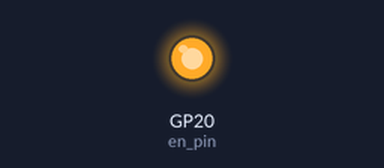
A program run on a simulated Raspberry Pi Pico running MicroPython. Shown: output pins drawn as LEDs (lit = HIGH). Random numbers come from a fixed seed; pins used as bus, display or sensor lines are not drawn. At 28.5 s the program stops and its outputs stay as they are.

Above: at 0.1 s.
At 28.5 s:
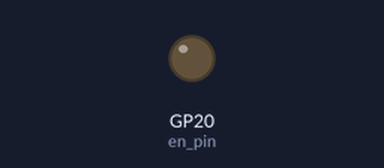
Timing chart, 0 to 30.0 s (numbered marks = the images above):
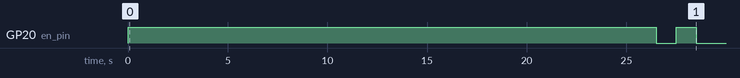

Measured:
- by itself, GP20 (en_pin): LOW → HIGH at 0.00 s, → LOW 26.5 s later, → HIGH 1.0 s later, → LOW 1.0 s later

The program:

vfdtestfb.py
```python
# -*- coding: utf-8 -*-
"""Futaba 000FV959IN / BOE CIG14-0604B, 8-MD-06INKM, 16-SD-13GINK VFD
   Micropython Driver for the Raspberry Pi Pico, with Framebuffer support.
"""

__author__ = "Salvatore La Bua"

import framebuf
from futaba_vfd_fb import FutabaVFD
from machine import Pin, SPI
from random import randrange
from utime import sleep, sleep_ms

rst_pin = Pin(4, Pin.OUT)
cs_pin = Pin(5, Pin.OUT)
en_pin = Pin(20, Pin.OUT)

spi = SPI(
    id=0,
    baudrate=100_000,
    polarity=1,
    phase=1,
    sck=Pin(18, Pin.OUT),
    mosi=Pin(19, Pin.OUT),
)

display = FutabaVFD(spi, rst_pin, cs_pin, en_pin, digits=8, dimming=10)

sleep(1)

display.set_dimming(255)

display.write_str(0, "0123456789ABCDEF")
sleep(1)

display.fadeout(delay_ms=5)
display.fadein(delay_ms=5, dimming=10)
sleep(1)

for i in range(display.digits):
    display.scramble(address=randrange(display.digits), n_times=randrange(10))
    sleep_ms(randrange(50, 500))
sleep(1)

i = 0
for _ in range(5 * display.digits):
    display.fill(0)
    display.text("0123456789ABCDEF", i, 0 if (i % 2 == 0) else -1)
    display.show_fb()
    sleep(0.075)
    i += 1
for _ in range(5 * display.digits):
    i -= 1
    display.fill(0)
    display.text("0123456789ABCDEF", i, 0)
    display.show_fb()
    sleep(0.03)
sleep(1)

display.clear()
display.write_str(
    display.digits, "Writing a long String to see scrolling.", scroll=True, delay_ms=100
)
sleep(1)

display.write_str(0, "ÄäÖöÜü°")
sleep(1)

display.write_str(0, "0123456789ABCDEF")
sleep(1)

buf = bytearray(5)
fbuf = framebuf.FrameBuffer(buf, 5, 7, framebuf.MONO_VLSB)
fbuf.rect(0, 0, 5, 7, 1)
display.write_fb(0, buf)
sleep(1)

bits = [0x0C, 0x1E, 0x3C, 0x1E, 0x0C]
display.write_bits(0, bits)
# buf[:] = bytearray(bits)
# display.write_fb(display.digits - 1, buf)
display.write_bits(display.digits - 1, bits)
sleep(1)

display.clear(0)
display.clear(display.digits - 1)
sleep(1)

display.clear()
sleep(1)

display.disable()
sleep(1)

display.enable()
sleep(1)

display.set_dimming(0)
display.disable()
display.off()
```

futaba_vfd_fb.py
```python
# -*- coding: utf-8 -*-
"""Futaba 000FV959IN / BOE CIG14-0604B, 8-MD-06INKM, 16-SD-13GINK VFD
   Micropython Driver for the Raspberry Pi Pico, with Framebuffer support.
"""

__author__ = "Salvatore La Bua"
__copyright__ = "Copyright 2024, Salvatore La Bua"
__license__ = "MIT"
__version__ = "0.2"
__maintainer__ = "Salvatore La Bua"
__email__ = "slabua@gmail.com"
__status__ = "Development"

import framebuf
from micropython import const
from utime import sleep, sleep_ms

DGRAM_DATA_CLEAR = const(0x20)
DCRAM_DATA_WRITE = const(0x20)
CGRAM_DATA_WRITE = const(0x40)
URAM_DATA_WRITE = const(0x80)
SET_DISPLAY_TIMING = const(0xE0)
SET_DIMMING_DATA = const(0xE4)
SET_DISPLAY_LIGHT_ON = const(0xE8)
SET_DISPLAY_LIGHT_OFF = const(0xEA)
SET_STAND_BY_MODE = const(0xEC)
EMPTY_DATA = const(0x00)


class FutabaVFD(framebuf.FrameBuffer):

    def __init__(self, spi, rst, cs, en, digits=8, dimming=255):
        self.spi = spi
        self.rst = rst
        self.cs = cs
        self.en = en
        self.digits = digits
        self.dimming = dimming

        self.en.value(1)
        self.rst.value(1)
        sleep(0.1)
        self.cs.value(1)

        self.rst.value(0)
        sleep_ms(10)
        self.rst.value(1)
        sleep_ms(3)

        self.buffer = bytearray(5 * self.digits)
        super().__init__(self.buffer, 5 * self.digits, 7, framebuf.MONO_VLSB)

        self.init()

    def init(self):
        for cmd in (
            (SET_DISPLAY_TIMING, self.digits - 1),
            (SET_DIMMING_DATA, self.dimming),
            (SET_DISPLAY_LIGHT_ON, EMPTY_DATA),
        ):
            self.__write_cmd(cmd)

        self.standby(False)
        self.clear()

        for i in range(10, 0, -1):
            for j in range(self.digits):
                self.__write_str(j, chr(i + 0x30))
                sleep(0.008)
        self.clear()

    def clear(self, *address: int):
        if address:
            self.__write_cmd((DCRAM_DATA_WRITE | address[0], DGRAM_DATA_CLEAR))
        else:
            for i in range(self.digits):
                self.__write_cmd((DCRAM_DATA_WRITE | i, DGRAM_DATA_CLEAR))

    def disable(self):
        self.en.value(0)

    def enable(self):
        self.en.value(1)

    def fadein(self, delay_ms: int, dimming: int = None):
        if dimming is None:
            dimming = self.dimming
        for dim in range(dimming):
            self.set_dimming(dim)
            sleep_ms(delay_ms)

    def fadeout(self, delay_ms: int, dimming: int = None):
        if dimming is None:
            dimming = self.dimming
        for dim in range(dimming, -1, -1):
            self.set_dimming(dim)
            sleep_ms(delay_ms)

    def off(self):
        self.__write_cmd([SET_DISPLAY_LIGHT_OFF, EMPTY_DATA])

    def on(self):
        self.__write_cmd([SET_DISPLAY_LIGHT_ON, EMPTY_DATA])

    def reset(self):
        self.rst.value(0)
        sleep(0.1)
        self.rst.value(1)

    def scramble(self, address: int, n_times: int = 10):
        for i in range(n_times):
            self.write_char(address, i + 48)
            sleep_ms(10)

    def set_dimming(self, dimming: int):
        self.dimming = dimming
        self.__write_cmd((SET_DIMMING_DATA, dimming))

    def show_fb(self):
        buf = bytearray(5)
        fbuf = framebuf.FrameBuffer(buf, 5, 7, framebuf.MONO_VLSB)
        for i in range(self.digits):
            fbuf.fill(0)
            fbuf.blit(self, 0 - (i * 5), 0)
            self.__write_data(i, buf)
        for i in range(self.digits):
            self.__write_cmd((DCRAM_DATA_WRITE | i, i))

    def standby(self, is_standby: bool):
        self.__write_cmd([SET_STAND_BY_MODE | is_standby, EMPTY_DATA])

    def store_custom_symbol(self, address: int, data_list: list):
        self.cs.value(0)
        data = bytearray(1)
        data[0] = self.__msb_to_lsb(CGRAM_DATA_WRITE + address)
        self.spi.write(data)
        sleep_ms(1)
        data[0] = self.__msb_to_lsb(data_list[0])
        self.spi.write(data)
        sleep_ms(1)
        data[0] = self.__msb_to_lsb(data_list[1])
        self.spi.write(data)
        sleep_ms(1)
        data[0] = self.__msb_to_lsb(data_list[2])
        self.spi.write(data)
        sleep_ms(1)
        data[0] = self.__msb_to_lsb(data_list[3])
        self.spi.write(data)
        sleep_ms(1)
        data[0] = self.__msb_to_lsb(data_list[4])
        self.spi.write(data)
        self.cs.value(1)

    def write_bits(self, address: int, bits_list: list):
        self.store_custom_symbol(address % 8, bits_list)
        self.write_char(address, address % 8)

    def write_char(self, address: int, char: int):
        self.__write_cmd((DCRAM_DATA_WRITE | address, char))

    def write_fb(self, address: int, buf: bytearray):
        self.__write_data(address, buf)
        self.__write_cmd((DCRAM_DATA_WRITE | address, address))

    def write_str(
        self, address: int, msg: str, scroll: bool = False, delay_ms: int = 100
    ):
        msg = " " * address + msg

        if scroll:
            if len(msg) <= self.digits:
                self.__write_str(0, msg[: self.digits + 1])
            else:
                for i in range(len(msg) - self.digits + 1):
                    self.clear()
                    self.__write_str(0, msg[i : self.digits + i])
                    sleep_ms(delay_ms)
        else:
            self.__write_str(0, msg)

    def __msb_to_lsb(self, msb_data: int):
        lsb_data = EMPTY_DATA
        lsb_data = lsb_data | ((msb_data & (URAM_DATA_WRITE >> 0)) >> 7)
        lsb_data = lsb_data | ((msb_data & (URAM_DATA_WRITE >> 1)) >> 5)
        lsb_data = lsb_data | ((msb_data & (URAM_DATA_WRITE >> 2)) >> 3)
        lsb_data = lsb_data | ((msb_data & (URAM_DATA_WRITE >> 3)) >> 1)
        lsb_data = lsb_data | ((msb_data & (URAM_DATA_WRITE >> 4)) << 1)
        lsb_data = lsb_data | ((msb_data & (URAM_DATA_WRITE >> 5)) << 3)
        lsb_data = lsb_data | ((msb_data & (URAM_DATA_WRITE >> 6)) << 5)
        lsb_data = lsb_data | ((msb_data & (URAM_DATA_WRITE >> 7)) << 7)

        return lsb_data

    def __write_cmd(self, cmd: int):
        self.cs.value(0)
        for i in cmd:
            data_list = bytearray(1)
            data_list[0] = self.__msb_to_lsb(i)
            self.spi.write(data_list)
        self.cs.value(1)

    def __write_data(self, address: int, buf: bytearray):
        self.cs.value(0)
        data_list = bytearray(1)
        data_list[0] = self.__msb_to_lsb(CGRAM_DATA_WRITE | address)
        self.spi.write(data_list)
        for i in buf:
            data_list = bytearray(1)
            data_list[0] = self.__msb_to_lsb(i)
            self.spi.write(data_list)
        self.cs.value(1)

    def __write_str(self, address: int, msg: str):
        for i in msg:
            self.__write_cmd((DCRAM_DATA_WRITE | address, ord(i)))
            if address < self.digits - 1:
                address += 1
            else:
                break
```
